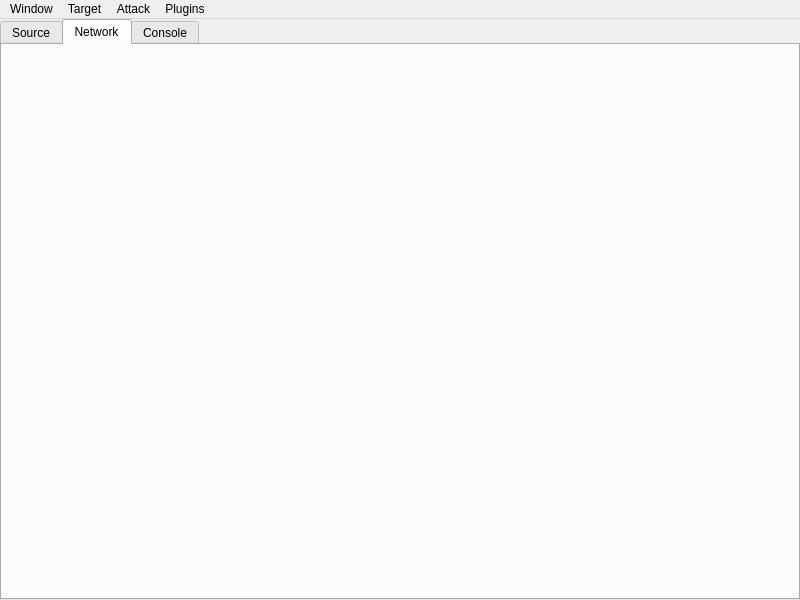
<?xml version="1.0" encoding="UTF-8"?>
<ui version="4.0">
 <class>MainWindow</class>
 <widget class="QMainWindow" name="MainWindow">
  <property name="windowModality">
   <enum>Qt::NonModal</enum>
  </property>
  <property name="geometry">
   <rect>
    <x>0</x>
    <y>0</y>
    <width>800</width>
    <height>600</height>
   </rect>
  </property>
  <property name="windowTitle">
   <string>MainWindow</string>
  </property>
  <property name="toolButtonStyle">
   <enum>Qt::ToolButtonIconOnly</enum>
  </property>
  <property name="tabShape">
   <enum>QTabWidget::Rounded</enum>
  </property>
  <widget class="QWidget" name="centralwidget">
   <layout class="QGridLayout" name="mainLayout">
    <property name="leftMargin">
     <number>0</number>
    </property>
    <property name="topMargin">
     <number>0</number>
    </property>
    <property name="rightMargin">
     <number>0</number>
    </property>
    <property name="bottomMargin">
     <number>0</number>
    </property>
    <item row="0" column="0">
     <widget class="QTabWidget" name="toolsTabWidget">
      <property name="currentIndex">
       <number>1</number>
      </property>
      <widget class="QWidget" name="sourceTab">
       <attribute name="title">
        <string>Source</string>
       </attribute>
      </widget>
      <widget class="QWidget" name="networkTab">
       <attribute name="title">
        <string>Network</string>
       </attribute>
      </widget>
      <widget class="QWidget" name="consoleTab">
       <attribute name="title">
        <string>Console</string>
       </attribute>
      </widget>
     </widget>
    </item>
   </layout>
  </widget>
  <widget class="QMenuBar" name="menubar">
   <property name="geometry">
    <rect>
     <x>0</x>
     <y>0</y>
     <width>800</width>
     <height>20</height>
    </rect>
   </property>
   <widget class="QMenu" name="menuWindow">
    <property name="title">
     <string>Window</string>
    </property>
    <addaction name="separator"/>
    <addaction name="actionSettings"/>
    <addaction name="separator"/>
    <addaction name="actionAbout"/>
    <addaction name="actionDocumentation"/>
    <addaction name="actionHelp"/>
    <addaction name="separator"/>
    <addaction name="actionReportBug"/>
    <addaction name="separator"/>
    <addaction name="actionRestart"/>
    <addaction name="actionQuit"/>
   </widget>
   <widget class="QMenu" name="menuTarget">
    <property name="title">
     <string>Target</string>
    </property>
    <addaction name="actionSetTarget"/>
    <addaction name="actionDownloadSourceCode"/>
   </widget>
   <widget class="QMenu" name="menuAttack">
    <property name="title">
     <string>Attack</string>
    </property>
    <widget class="QMenu" name="menuInjections">
     <property name="title">
      <string>Injections</string>
     </property>
     <addaction name="actionSQLInjection"/>
    </widget>
    <addaction name="menuInjections"/>
    <addaction name="actionXSS"/>
   </widget>
   <widget class="QMenu" name="menuPlugins">
    <property name="title">
     <string>Plugins</string>
    </property>
    <addaction name="actionAdd"/>
    <addaction name="actionInstall"/>
   </widget>
   <addaction name="menuWindow"/>
   <addaction name="menuTarget"/>
   <addaction name="menuAttack"/>
   <addaction name="menuPlugins"/>
  </widget>
  <action name="actionSettings">
   <property name="text">
    <string>Settings</string>
   </property>
  </action>
  <action name="actionRestart">
   <property name="text">
    <string>Restart</string>
   </property>
  </action>
  <action name="actionQuit">
   <property name="text">
    <string>Quit</string>
   </property>
  </action>
  <action name="actionAbout">
   <property name="text">
    <string>About</string>
   </property>
  </action>
  <action name="actionDocumentation">
   <property name="text">
    <string>Documentation</string>
   </property>
  </action>
  <action name="actionHelp">
   <property name="text">
    <string>Help</string>
   </property>
  </action>
  <action name="actionSetTarget">
   <property name="text">
    <string>Set target</string>
   </property>
  </action>
  <action name="actionDownloadSourceCode">
   <property name="text">
    <string>Download source code</string>
   </property>
  </action>
  <action name="actionXSS">
   <property name="text">
    <string>XSS</string>
   </property>
  </action>
  <action name="actionSQLInjection">
   <property name="text">
    <string>SQL Injection</string>
   </property>
  </action>
  <action name="actionPlugins">
   <property name="text">
    <string>Plugins</string>
   </property>
  </action>
  <action name="actionAdd">
   <property name="text">
    <string>Manage</string>
   </property>
  </action>
  <action name="actionInstall">
   <property name="text">
    <string>Install</string>
   </property>
  </action>
  <action name="actionReportBug">
   <property name="text">
    <string>Report bug</string>
   </property>
  </action>
  <action name="actionIdeas">
   <property name="text">
    <string>Ideas</string>
   </property>
  </action>
  <action name="actionManageUsers">
   <property name="text">
    <string>Manage users</string>
   </property>
  </action>
  <action name="actionInstall_own">
   <property name="text">
    <string>Install own</string>
   </property>
  </action>
 </widget>
 <resources/>
 <connections/>
</ui>
